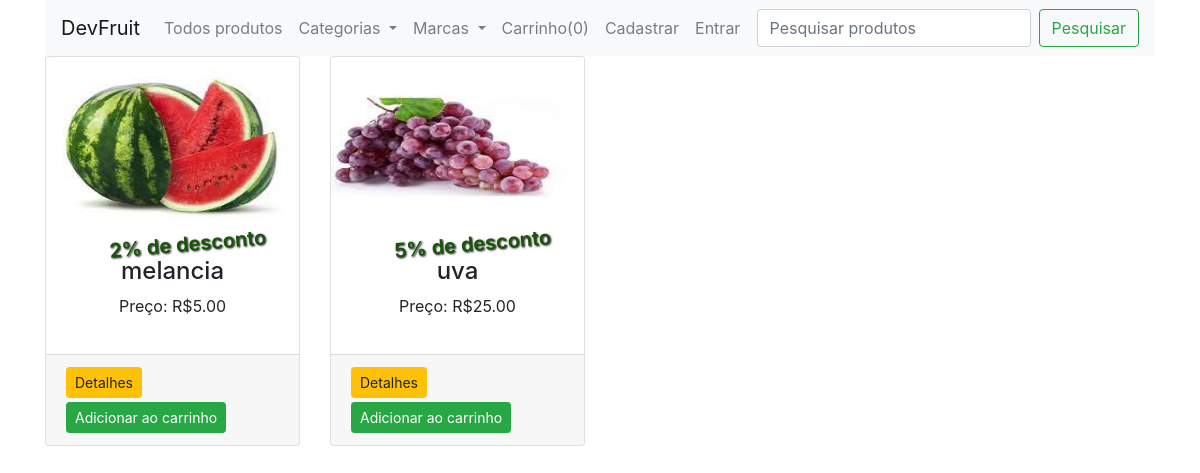
/categoria/2, run on an earlier commit of the app's database.
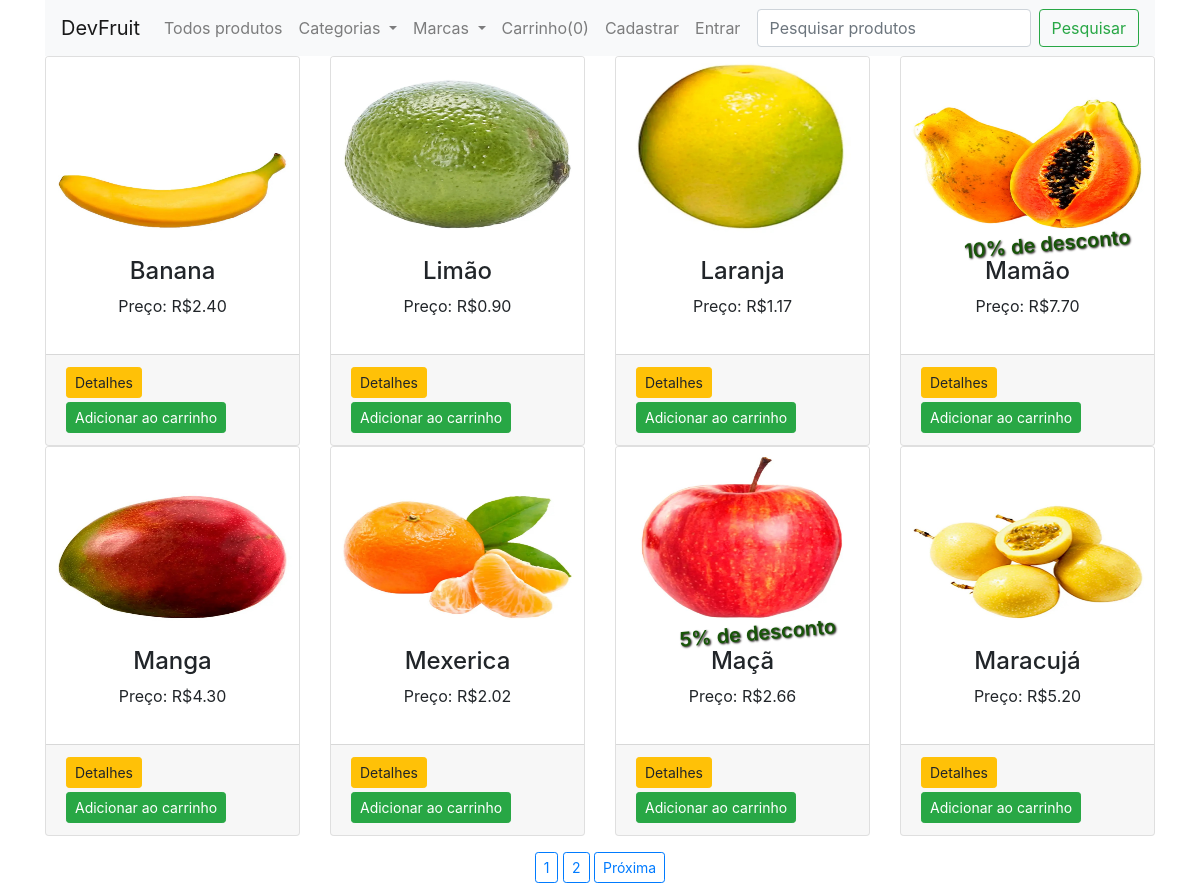
And on a later commit of the database.
### loja/produtos/models.py (models this page shows, shortened)
class Produto(db.Model):
    id = db.Column(db.Integer, primary_key=True)
    name = db.Column(db.String(80), nullable=False)
    price = db.Column(db.Numeric(10,2), nullable=False)
    discount = db.Column(db.Integer, default=0)
    stock = db.Column(db.Integer, nullable=False)
    weight= db.Column(db.Float, nullable=False)
    description= db.Column(db.Text, nullable=False)
    pub_date = db.Column(db.DateTime, nullable=False, default=datetime.utcnow)
    marca_id = db.Column(db.Integer, db.ForeignKey('marca.id'),nullable=False)
    marca = db.relationship('Marca', backref=db.backref('marcas', lazy=True))
    categoria_id = db.Column(db.Integer, db.ForeignKey('categoria.id'),nullable=False)
    categoria = db.relationship('Categoria', backref=db.backref('categorias', lazy=True))
    image= db.Column(db.String(150), nullable=True, default='image.jpg')

### loja/produtos/rotas.py (the view)
@app.route('/categoria/<int:id>')
def get_categoria(id):
    pagina = request.args.get('pagina',1,type=int)
    get_cat = Categoria.query.filter_by(id=id).first_or_404()
    get_cat_prod = Produto.query.filter_by(categoria= get_cat).paginate(page=pagina,per_page=8)
    return render_template('produtos/index.html', get_cat_prod=get_cat_prod, categorias=categorias(), marcas=marcas(), get_cat=get_cat)

### loja/produtos/rotas.py (called while the page is built)
def marcas():
    marcas = marcas = Marca.query.join(Produto, (Marca.id == Produto.marca_id)).all()
    return marcas

def categorias():
    categorias = Categoria.query.join(Produto, (Categoria.id == Produto.categoria_id)).all()
    return categorias

### loja/templates/produtos/index.html (shortened to what this page needs)
{% extends "layouts.html" %}
{% block content %}
{% include "navbar.html" %}
<div class="container">
    <div class="row">
        {% if marca %}
        {% for marca in marca.items %}
        <div class="col-md-3">
            <div class="card">
                <img src="{{url_for('static',filename='images/'+ marca.name+'.jpg')}}" alt="{{marca.name}}" class="card-img-top" height="180">
                <div class="card-body">
                    {% if marca.discount > 0 %}
                    <h5 style="text-shadow: 1px 1px 2px rgb(32, 27, 27); color: rgb(23, 85, 8); transform: rotate(-5deg); position: absolute; top: 45%; left: 25%; font-weight: 600;" >{{marca.discount}}% de desconto</h5>
                    {% endif %}
                    <h4 class="text-center">{{marca.name}}</h4>
                    <p class="text-center">Preço: R${{marca.price}}</p>
                </div>
                <div class="card-footer">
                    <a href="{{url_for('pagina_unica', id=marca.id)}}" class="btn btn-float-left btn btn-sm btn-warning" >Detalhes</a>
                    <form action="{{url_for('AddCart')}}" method="POST">
                        <input type="hidden" name="produto_id" value="{{marca.id}}">
                        <button type="submit" class="btn btn-sm btn-success float-down mt-1">Adicionar ao carrinho</button>
                        <input type="hidden" name="quantity" id="" value="1">
                    </form>
                </div>
            </div>
        </div>
        {% endfor %}
    </div>
    <div class="row">
        <div class="col text-center">
        {% if marca.has_prev %}
        {% if marca.total > 8 %}
        <a href="{{url_for('get_marca',id=get_m.id ,pagina=marca.prev_num)}}"class="btn btn-outline-primary btn-sm mt-3">Anterior</a>
        {%endif %}
        {% for page_num in marca.iter_pages() %}
        {% if page_num %}
        {% if marca.paginas == page_num %}
        <a href="{{url_for('get_marca', id=get_m.id ,pagina= page_num)}}"class="btn btn-primary btn-sm mt-3">{{ page_num }}</a>
        {% else %}
        <a href="{{url_for('get_marca',id=get_m.id ,pagina= page_num)}}"class="btn btn-outline-primary btn-sm mt-3">{{ page_num }}</a>
        {%endif %}
        {% else %}
        ...
        {%endif %}
        {% endfor %}
        {%endif %}
        {% if marca.has_next %}
        <a href="{{url_for('get_marca', id=get_m.id ,pagina=marca.next_num)}}"class="btn btn-outline-primary btn-sm mt-3">Próxima</a>
        {%endif %}
        </div>
    </div>
    <div class="row">
        {% elif get_cat_prod %}
        {% for get_cat in get_cat_prod.items %}
        <div class="col-md-3">
            <div class="card">
                <img src="{{url_for('static',filename='images/'+ get_cat.name+'.jpg')}}" alt="{{get_cat.name}}" class="card-img-top" height="180">
                <div class="card-body">
                    {% if get_cat.discount > 0 %}
                    <h5 style="text-shadow: 1px 1px 2px rgb(32, 27, 27); color: rgb(23, 85, 8); transform: rotate(-5deg); position: absolute; top: 45%; left: 25%; font-weight: 600;" >{{get_cat.discount}}% de desconto</h5>
                    {% endif %}
                    <h4 class="text-center">{{get_cat.name}}</h4>
                    <p class="text-center">Preço: R${{get_cat.price}}</p>
                </div>
                <div class="card-footer">
                    <a href="{{url_for('pagina_unica', id=get_cat.id)}}" class="float-left btn btn-sm btn-warning" >Detalhes</a>
                    <form action="{{url_for('AddCart')}}" method="POST">
                        <button type="submit" class="btn btn-sm btn-success float-down mt-1">Adicionar ao carrinho</button>
                    </form>
                </div>
            </div>
        </div>
        {% endfor %}
    </div>
    <div class="row">
        <div class="col text-center">
        {% if get_cat_prod.total > 8 %}
        {% for page_num in get_cat_prod.iter_pages() %}
        {% if page_num %}
        {% if get_cat_prod.paginas == page_num %}
        <a href="{{url_for('get_categoria', id=get_cat.id ,pagina= page_num)}}"class="btn btn-primary btn-sm mt-3">{{ page_num }}</a>
        {% else %}
        <a href="{{url_for('get_categoria',id=get_cat.id ,pagina= page_num)}}"class="btn btn-outline-primary btn-sm mt-3">{{ page_num }}</a>
        {%endif %}
        {% else %}
        ...
        {%endif %}
        {% endfor %}
        {%endif %}
        {% if get_cat_prod.has_next %}
        <a href="{{url_for('get_categoria', id=get_cat.id ,pagina=get_cat_prod.next_num)}}"class="btn btn-outline-primary btn-sm mt-3">Próxima</a>
        {%endif %}
        </div>
    </div>
        {%endif %}
</div>
{% endblock content %}

### loja/templates/layouts.html (shortened to what this page needs)
<!doctype html>
<html lang="en">
  <head>
    <link rel="stylesheet" href="{{url_for('static', filename='css/bootstrap.min.css')}}">
  </head>
  <body>
    {% block content %}
    {% endblock content %}
  </body>
</html>

### loja/templates/navbar.html (shortened to what this page needs)
<div class="container ">
    <nav class="navbar navbar-expand-lg navbar-light bg-light">
        <a class="navbar-brand" href="/">DevFruit</a>
            <div class="collapse navbar-collapse" id="navbarSupportedContent">
            <ul class="navbar-nav mr-auto">
                <li class="nav-item">
                <a class="nav-link" href="/">Todos produtos</a>
                </li>
            <li class="nav-item dropdown">
                <a class="nav-link dropdown-toggle" href="#" id="navbarDropdown" role="button" data-toggle="dropdown" aria-haspopup="true" aria-expanded="false">
                    Categorias
                </a>
            </li>
            <li class="nav-item dropdown">
              <a class="nav-link dropdown-toggle" href="#" id="navbarDropdown" role="button" data-toggle="dropdown" aria-haspopup="true" aria-expanded="false">
                Marcas
              </a>
            <li class="nav-item">
                <a class="nav-link" href="{{url_for('getCart')}}" tabindex="-1">Carrinho({{session['LojainCarrinho']|length}})</a>
            </li>
            {% if current_user.is_authenticated %}
            <li class="nav-item">
              <a class="nav-link" href="/">Meu Perfil</a>
            </li>
            <li class="nav-item">
              <a class="nav-link" href="{{url_for('clienteLogout')}}">Sair</a>
            </li>
            {% else %}
            <li class="nav-item">
              <a class="nav-link" href="{{url_for('cadastrar_cliente')}}">Cadastrar</a>
            </li>
            <li class="nav-item">
              <a class="nav-link" href="{{url_for('clienteLogin')}}">Entrar</a>
            </li>
            {% endif %}
          </ul>
          <form class="form-inline my-2 my-lg-0" method="POST">
            <input class="form-control mr-sm-2" type="text" placeholder="Pesquisar produtos" autofocus="autofocus" name="search_string">
            <input class="btn btn-outline-success my-2 my-sm-0" type="submit" formaction="/search" value="Pesquisar"></input>
          </form>
        </div>
      </nav>
    </div>

What changed in the data, as far as the page shows it:
now on this page (row edited): Produto: name (picture), name "Banana", price "2.40"
changed Produto: name: a different picture; name "melancia" → "Limão"; price "5.00" → "0.90"; discount "2" → (not shown)
changed Produto: name: picture added in place of a placeholder; name "uva" → "Laranja"; price "25.00" → "1.17"; discount "5" → (not shown)
now on this page (row edited): Produto: name (picture), discount "10", name "Mamão", price "7.70"
added Produto: name (picture), name "Manga", price "4.30"
added Produto: name (picture), name "Mexerica", price "2.02"
added Produto: name (picture), discount "5", name "Maçã", price "2.66"
added Produto: name (picture), name "Maracujá", price "5.20"
Also different on the page:
new list line: "1"
new list line: "2"
text now shown: "Próxima"
